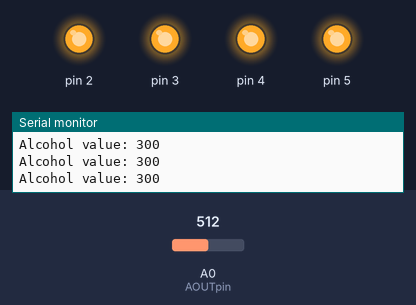
A sketch run on a simulated Arduino Uno, built with avr-gcc and run on an emulated ATmega328P. Shown: output pins drawn as LEDs (lit = HIGH), the last lines printed to the serial monitor. Inputs (shaded band) come from the test bench; at power-on: A0 (AOUTpin) = 512.

Above: at 1.2 s.
1.3 s: A0 (AOUTpin) set to 167
2.8 s: A0 (AOUTpin) set to 141
At 3.3 s:
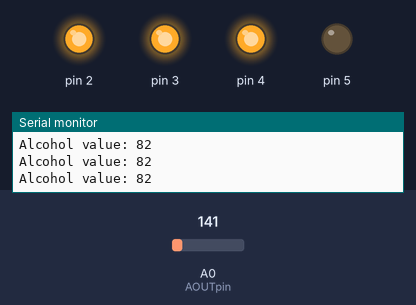
4.4 s: A0 (AOUTpin) set to 160
At 5.1 s:
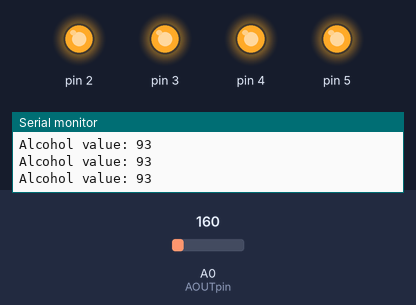
6.0 s: A0 (AOUTpin) set to 140
At 21.4 s:
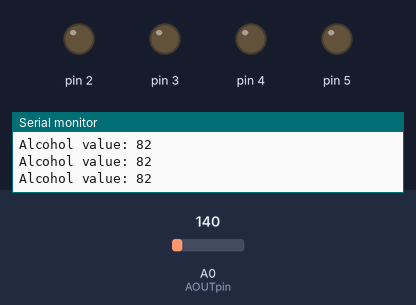
Timing chart, 0 to 21.7 s (numbered marks = the images above; inputs shaded):
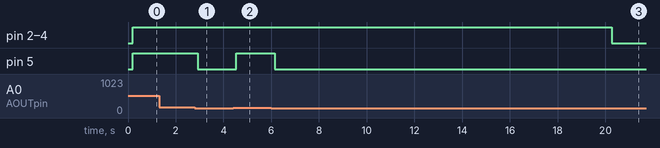

Measured:
- the behaviour switches between 154 and 153 on A0 (AOUTpin) (found by bisection; images 0 and 1)
- after the input at 2.8 s, pin 5: HIGH → LOW after 0.12 s
- after the input at 4.4 s, pin 5: LOW → HIGH after 0.14 s
- after the input at 6.0 s, pin 2: HIGH → LOW after 14.3 s instead of 15.6 s; pin 5: HIGH → LOW after 0.15 s instead of 14.3 s

The sketch:

kp.ino
```cpp
/* MQ-3 Alcohol Sensor Circuit with Arduino */

const int AOUTpin=A0;//the AOUT pin of the alcohol sensor goes into analog pin A0 of the arduino
const int ledPin=13;//the anode of the LED connects to digital pin D13 of the arduino

int i,alco_high,alco_low,mapped,data[200];

void setup() {
Serial.begin(115200);//sets the baud rate
pinMode(AOUTpin, INPUT);//sets the pin as an input to the arduino
for(i=2;i<=5;i++)
{
  pinMode(i,OUTPUT);//sets the pin as an output of the arduino
}
}

void loop()
{
  alco_high=0; // initially alcohol level is zero
  alco_low = 1023; // low threshold is 1023

        for(i=200; i>0; i--){
        data[i] = data[i-1]; // decrement of data

      if(data[i]>alco_high)
      alco_high=data[i];
      if(data[i]<alco_low)
      alco_low=data[i];
      }
data[0]= analogRead(AOUTpin);//reads the analaog value from the alcohol sensor's AOUT pin
mapped=map(data[0],0,1023,0,600);
Serial.print("Alcohol value: ");
Serial.println(mapped);//prints the alcohol value
delay(100);

 if((alco_high-alco_low)>150){
  if(data[0] > (alco_high-.95*(alco_high-alco_low)))//this is true if the read is greater than 95% of the span
  digitalWrite(2, HIGH);
  else
  digitalWrite(2,LOW);

  if(data[0] > (alco_high-.9*(alco_high-alco_low)))
  digitalWrite(3, HIGH);
  else
  digitalWrite(3,LOW);

    if(data[0] > (alco_high-.8*(alco_high-alco_low)))
  digitalWrite(4, HIGH);
  else
  digitalWrite(4,LOW);
    if(data[0] > (alco_high-.7*(alco_high-alco_low)))
  digitalWrite(5, HIGH);
  else
  digitalWrite(5,LOW);
 }
 else
 {
 for(i=2;i<=5;i++)
 digitalWrite(i,0);
}}
```
